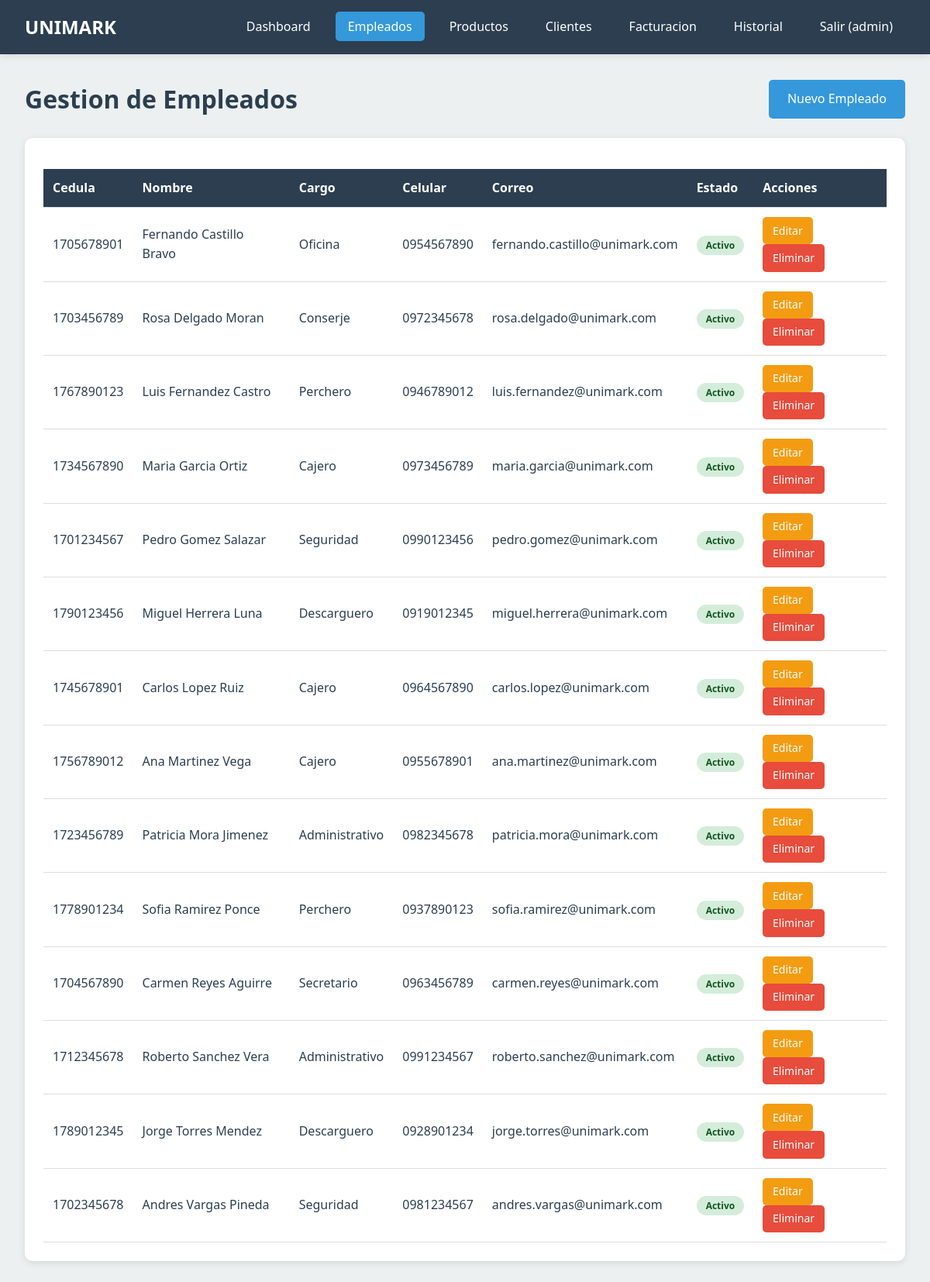
The page /gestion/empleados/ (signed in) on the database its author committed.
### App/models.py (models this page shows, shortened)
class Persona(models.Model):
    cedula = models.CharField(
        max_length=10,
        unique=True,
        validators=[cedula_validator],
        verbose_name='Cédula'
    )
    nombre = models.CharField(max_length=100, verbose_name='Nombre')
    apellido = models.CharField(max_length=100, verbose_name='Apellido')
    celular = models.CharField(max_length=15, verbose_name='Número de Celular')
    correo = models.EmailField(verbose_name='Correo Electrónico')
    class Meta:
        abstract = True
    @property
    def nombre_completo(self):
        return f"{self.nombre} {self.apellido}"

class Empleado(Persona):
    CARGO_CHOICES = [
        ('cajero', 'Cajero'),
        ('perchero', 'Perchero'),
        ('oficina', 'Oficina'),
        ('descarguero', 'Descarguero'),
        ('conserje', 'Conserje'),
        ('administrativo', 'Administrativo'),
        ('seguridad', 'Seguridad'),
        ('secretario', 'Secretario'),
    ]
    cargo = models.CharField(max_length=20, choices=CARGO_CHOICES, verbose_name='Cargo')
    usuario = models.OneToOneField(
        User,
        on_delete=models.CASCADE,
        null=True,
        blank=True,
        verbose_name='Usuario del Sistema'
    )
    activo = models.BooleanField(default=True, verbose_name='Activo')
    fecha_ingreso = models.DateField(auto_now_add=True, verbose_name='Fecha de Ingreso')
    class Meta:
        verbose_name = 'Empleado'
        verbose_name_plural = 'Empleados'
        ordering = ['apellido', 'nombre']

### App/views.py (the view)
# urls.py: path('gestion/empleados/', views.lista_empleados, name='lista_empleados'),
@login_required
def lista_empleados(request):
    if not es_admin(request.user):
        messages.error(request, 'No tienes permisos para esta acción.')
        return redirect('dashboard')
    empleados = Empleado.objects.all()
    return render(request, 'admin/empleados.html', {'empleados': empleados})

### App/views.py (called while the page is built)
def es_admin(user):
    return user.groups.filter(name='Admin').exists() or user.is_superuser

### templates/admin/empleados.html (shortened to what this page needs)
{% extends 'base.html' %}
{% block content %}
<div class="d-flex justify-between align-center mb-3">
    <h1>Gestion de Empleados</h1>
    <a href="{% url 'crear_empleado' %}" class="btn btn-primary">Nuevo Empleado</a>
</div>
<div class="card">
    <table class="table">
        <thead>
            <tr>
                <th>Cedula</th>
                <th>Nombre</th>
                <th>Cargo</th>
                <th>Celular</th>
                <th>Correo</th>
                <th>Estado</th>
                <th>Acciones</th>
            </tr>
        </thead>
        <tbody>
            {% for empleado in empleados %}
            <tr>
                <td>{{ empleado.cedula }}</td>
                <td>{{ empleado.nombre_completo }}</td>
                <td>{{ empleado.get_cargo_display }}</td>
                <td>{{ empleado.celular }}</td>
                <td>{{ empleado.correo }}</td>
                <td>
                    {% if empleado.activo %}
                    <span class="badge badge-success">Activo</span>
                    {% else %}
                    <span class="badge badge-danger">Inactivo</span>
                    {% endif %}
                </td>
                <td>
                    <a href="{% url 'editar_empleado' empleado.pk %}" class="btn btn-warning btn-sm">Editar</a>
                    {% if empleado.activo %}
                    <a href="{% url 'eliminar_empleado' empleado.pk %}" class="btn btn-danger btn-sm" onclick="return confirm('Esta seguro de desactivar este empleado?')">Eliminar</a>
                    {% endif %}
                </td>
            </tr>
            {% empty %}
            <tr>
                <td colspan="7" class="text-center">No hay empleados registrados.</td>
            </tr>
            {% endfor %}
        </tbody>
    </table>
</div>
{% endblock %}

### templates/base.html (shortened to what this page needs)
<!DOCTYPE html>
<html lang="es">
<head>
    <link rel="stylesheet" href="/static/css/styles.css">
    <link rel="stylesheet" href="https://cdnjs.cloudflare.com/ajax/libs/toastr.js/latest/toastr.min.css">
</head>
<body>
    {% block navbar %}
    {% if user.is_authenticated %}
    <nav class="navbar">
        <a href="{% url 'dashboard' %}" class="navbar-brand">UNIMARK</a>
        <ul class="navbar-nav">
            {% if user.is_superuser or user.groups.all.0.name == 'Admin' %}
            <li><a href="{% url 'dashboard' %}" class="nav-link {% if request.resolver_match.url_name == 'dashboard' %}active{% endif %}">Dashboard</a></li>
            <li><a href="{% url 'lista_empleados' %}" class="nav-link {% if 'empleado' in request.path %}active{% endif %}">Empleados</a></li>
            <li><a href="{% url 'lista_productos' %}" class="nav-link {% if 'producto' in request.path %}active{% endif %}">Productos</a></li>
            <li><a href="{% url 'lista_clientes' %}" class="nav-link {% if 'cliente' in request.path %}active{% endif %}">Clientes</a></li>
            {% endif %}
            {% if user.groups.all.0.name == 'Cajero' or user.is_superuser %}
            <li><a href="{% url 'facturacion' %}" class="nav-link {% if 'facturacion' in request.path %}active{% endif %}">Facturacion</a></li>
            <li><a href="{% url 'historial_facturas' %}" class="nav-link {% if 'historial' in request.path %}active{% endif %}">Historial</a></li>
            {% endif %}
            <li><a href="{% url 'logout' %}" class="nav-link">Salir ({{ user.username }})</a></li>
        </ul>
    </nav>
    {% endif %}
    {% endblock %}
    <main class="container">
        {% block content %}{% endblock %}
    </main>
</body>
</html>

### static/css/styles.css (style rules this page uses)
:root { --primary-color: #2c3e50; --secondary-color: #3498db; --success-color: #27ae60; --warning-color: #f39c12; --danger-color: #e74c3c; --light-bg: #ecf0f1; --dark-text: #2c3e50; --light-text: #ffffff; }
* { margin: 0; padding: 0; box-sizing: border-box; }
body { font-family: 'Segoe UI', Tahoma, Geneva, Verdana, sans-serif; background-color: var(--light-bg); color: var(--dark-text); line-height: 1.6; }
.navbar { background-color: var(--primary-color); padding: 1rem 2rem; display: flex; justify-content: space-between; align-items: center; box-shadow: 0 2px 10px rgba(0,0,0,0.1); }
.navbar-brand { color: var(--light-text); font-size: 1.5rem; font-weight: bold; text-decoration: none; }
.navbar-nav { display: flex; gap: 1rem; list-style: none; }
.nav-link { color: var(--light-text); text-decoration: none; padding: 0.5rem 1rem; border-radius: 5px; transition: background-color 0.3s; }
.nav-link.active { background-color: var(--secondary-color); }
.container { max-width: 1200px; margin: 0 auto; padding: 2rem; }
.card { background-color: white; border-radius: 10px; box-shadow: 0 2px 10px rgba(0,0,0,0.1); padding: 1.5rem; margin-bottom: 1.5rem; }
.btn { padding: 0.75rem 1.5rem; border: none; border-radius: 5px; font-size: 1rem; cursor: pointer; transition: all 0.3s; text-decoration: none; display: inline-block; }
.btn-primary { background-color: var(--secondary-color); color: white; }
.btn-warning { background-color: var(--warning-color); color: white; }
.btn-danger { background-color: var(--danger-color); color: white; }
.btn-sm { padding: 0.4rem 0.8rem; font-size: 0.875rem; }
.table { width: 100%; border-collapse: collapse; margin-top: 1rem; }
.table th, .table td { padding: 0.75rem; text-align: left; border-bottom: 1px solid #ddd; }
.table th { background-color: var(--primary-color); color: white; }
.badge { padding: 0.25rem 0.75rem; border-radius: 20px; font-size: 0.75rem; font-weight: bold; }
.badge-success { background-color: #d4edda; color: #155724; }
.mb-3 { margin-bottom: 1.5rem; }
.d-flex { display: flex; }
.justify-between { justify-content: space-between; }
.align-center { align-items: center; }

### rows shown on the page
Empleado: cedula "1705678901", nombre_completo "Fernando Castillo Bravo", cargo "Oficina", celular "0954567890", correo "fernando.castillo@unimark.com", activo "Activo"
Empleado: cedula "1703456789", nombre_completo "Rosa Delgado Moran", cargo "Conserje", celular "0972345678", correo "rosa.delgado@unimark.com", activo "Activo"
Empleado: cedula "1767890123", nombre_completo "Luis Fernandez Castro", cargo "Perchero", celular "0946789012", correo "luis.fernandez@unimark.com", activo "Activo"
Empleado: cedula "1734567890", nombre_completo "Maria Garcia Ortiz", cargo "Cajero", celular "0973456789", correo "maria.garcia@unimark.com", activo "Activo"
Empleado: cedula "1701234567", nombre_completo "Pedro Gomez Salazar", cargo "Seguridad", celular "0990123456", correo "pedro.gomez@unimark.com", activo "Activo"
Empleado: cedula "1790123456", nombre_completo "Miguel Herrera Luna", cargo "Descarguero", celular "0919012345", correo "miguel.herrera@unimark.com", activo "Activo"
Empleado: cedula "1745678901", nombre_completo "Carlos Lopez Ruiz", cargo "Cajero", celular "0964567890", correo "carlos.lopez@unimark.com", activo "Activo"
Empleado: cedula "1756789012", nombre_completo "Ana Martinez Vega", cargo "Cajero", celular "0955678901", correo "ana.martinez@unimark.com", activo "Activo"
Empleado: cedula "1723456789", nombre_completo "Patricia Mora Jimenez", cargo "Administrativo", celular "0982345678", correo "patricia.mora@unimark.com", activo "Activo"
Empleado: cedula "1778901234", nombre_completo "Sofia Ramirez Ponce", cargo "Perchero", celular "0937890123", correo "sofia.ramirez@unimark.com", activo "Activo"
Empleado: cedula "1704567890", nombre_completo "Carmen Reyes Aguirre", cargo "Secretario", celular "0963456789", correo "carmen.reyes@unimark.com", activo "Activo"
Empleado: cedula "1712345678", nombre_completo "Roberto Sanchez Vera", cargo "Administrativo", celular "0991234567", correo "roberto.sanchez@unimark.com", activo "Activo"
Empleado: cedula "1789012345", nombre_completo "Jorge Torres Mendez", cargo "Descarguero", celular "0928901234", correo "jorge.torres@unimark.com", activo "Activo"
Empleado: cedula "1702345678", nombre_completo "Andres Vargas Pineda", cargo "Seguridad", celular "0981234567", correo "andres.vargas@unimark.com", activo "Activo"

### other values the page prints
{{ user.username }} "admin"
